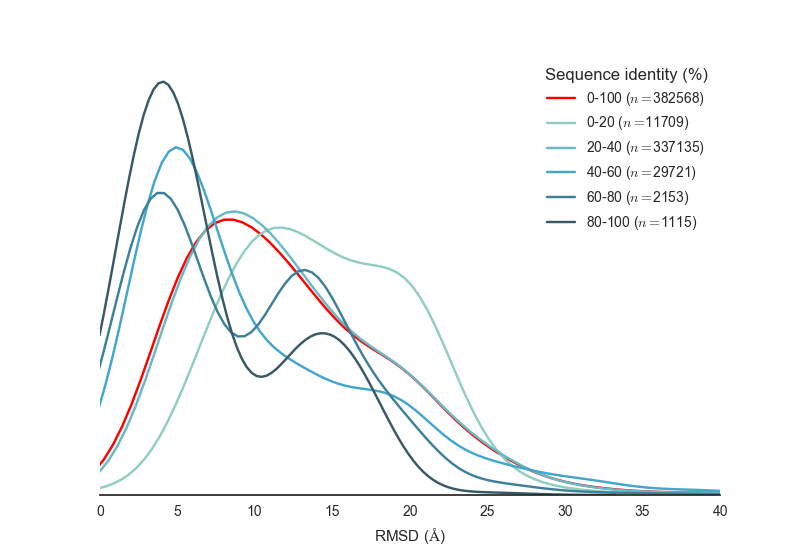

Generate this figure with Python:
import os
import ensembler
import pandas as pd
import numpy as np
import seaborn as sns
import matplotlib.pyplot as plt

data_dir = os.path.join('..', '..', 'data')
targets = open(os.path.join(data_dir, 'TKs.txt')).read().splitlines()

models_target_dir = os.path.join(data_dir, 'models', targets[0])
rmsds_filepath = os.path.join(models_target_dir, 'rmsds.csv')
combined_dfs = pd.read_csv(rmsds_filepath, index_col=0)

for target in targets[1:]:
    models_target_dir = os.path.join(data_dir, 'models', target)
    rmsds_filepath = os.path.join(models_target_dir, 'rmsds.csv')
    combined_dfs = pd.concat([combined_dfs, pd.read_csv(rmsds_filepath, index_col=0)]).reset_index(drop=True)

df_has_model = combined_dfs[combined_dfs.has_model]

seqid_mins = np.arange(0., 100., 20.)
seqid_maxs = np.arange(20., 101., 20.)
seqid_ranges = zip(seqid_mins, seqid_maxs)

seqid_maxs[-1] = 101.

sns.set(style="white")

# palette = sns.blend_palette([sns.desaturate('royalblue', 0), 'royalblue'], 5)
palette = sns.color_palette('GnBu_d', n_colors=5)[::-1]

sns.kdeplot(df_has_model.rmsd*10, label='0-100 ($n=$%d)' % len(df_has_model), color='red', bw=02.5)

for i, seqid_range in enumerate(seqid_ranges):
    df_seqid_bin = df_has_model[df_has_model.seqid >= seqid_range[0]][df_has_model.seqid < seqid_range[1]]
    print seqid_range, len(df_seqid_bin)
    label = '%.0f-%.0f ($n=$%d)' % (seqid_range[0], seqid_range[1], len(df_seqid_bin))

    # sns.distplot(df_seqid_bin.rmsd, label=labels[i], hist=False)
    sns.kdeplot(df_seqid_bin.rmsd*10, label=label, color=palette[i], bw=2.5)

    # if i == 4:
    #     sns.rugplot(df_seqid_bin.rmsd*10, color=palette[i])

    # hgram = histogram(df_seqid_bin.rmsd, bins=np.arange(0.,6.,0.5), density=True)
    # x = hgram[1][:-1] + ((hgram[1][1] - hgram[1][0])/2.)
    # plot(x, hgram[0], label=seqid_range[0], color=colors[i])

ax = plt.gca()
plt.setp(ax, yticks=[])

plt.legend(title='Sequence identity (%)')
plt.xlim(0,40)
plt.xlabel('RMSD ($\AA$)')
sns.despine(left=True)
plt.savefig('rmsddist.png')

plt.close()

# Plot sequence identity distribution

sns.set(style="white")
sns.kdeplot(df_has_model.seqid)
sns.despine(left=True)
plt.setp(plt.gca(), yticks=[])
plt.xlim(0,102)
plt.savefig('seqid_dist.png')
